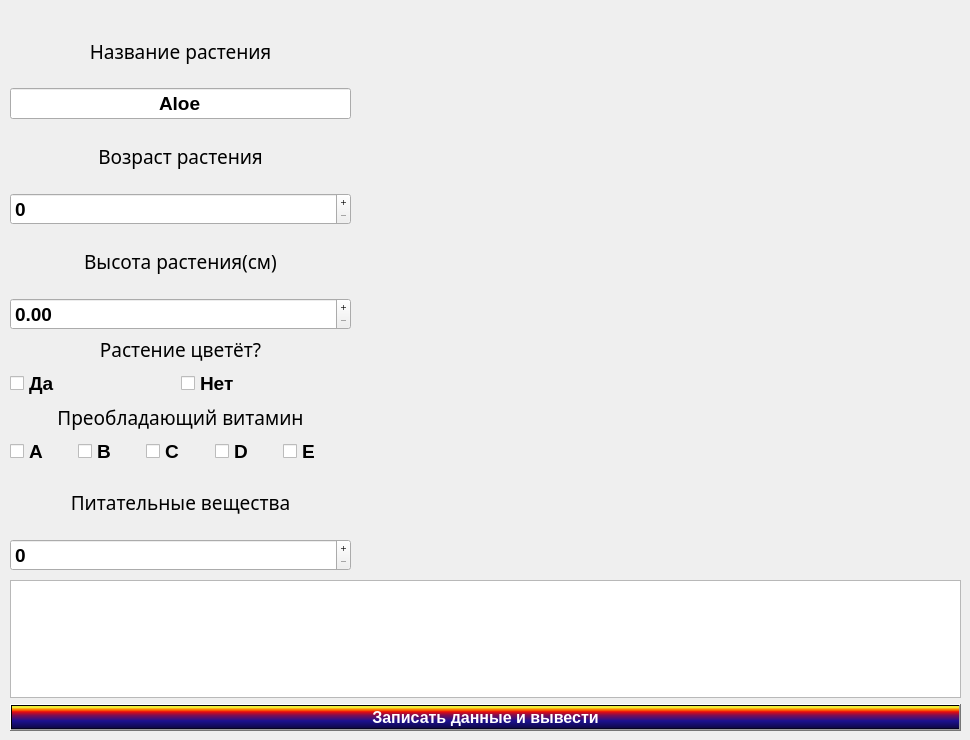
    <widget class="QWidget" name="page">
     <widget class="QLabel" name="label">
      <property name="geometry">
       <rect>
        <x>550</x>
        <y>20</y>
        <width>411</width>
        <height>481</height>
       </rect>
      </property>
      <property name="autoFillBackground">
       <bool>false</bool>
      </property>
      <property name="styleSheet">
       <string notr="true">border-image: url(:/new/image/plant/aloe.jpg);</string>
      </property>
      <property name="frameShape">
       <enum>QFrame::NoFrame</enum>
      </property>
      <property name="frameShadow">
       <enum>QFrame::Sunken</enum>
      </property>
      <property name="lineWidth">
       <number>0</number>
      </property>
      <property name="midLineWidth">
       <number>0</number>
      </property>
      <property name="text">
       <string/>
      </property>
      <property name="scaledContents">
       <bool>false</bool>
      </property>
     </widget>
     <widget class="QPushButton" name="nextButton">
      <property name="geometry">
       <rect>
        <x>860</x>
        <y>520</y>
        <width>101</width>
        <height>41</height>
       </rect>
      </property>
      <property name="text">
       <string/>
      </property>
      <property name="icon">
       <iconset resource="res.qrc">
        <normaloff>:/new/image/plant/next.png</normaloff>:/new/image/plant/next.png</iconset>
      </property>
      <property name="iconSize">
       <size>
        <width>100</width>
        <height>80</height>
       </size>
      </property>
      <property name="flat">
       <bool>true</bool>
      </property>
     </widget>
     <widget class="QWidget" name="verticalLayoutWidget_5">
      <property name="geometry">
       <rect>
        <x>10</x>
        <y>20</y>
        <width>341</width>
        <height>551</height>
       </rect>
      </property>
      <layout class="QVBoxLayout" name="verticalLayout_5" stretch="0,0,0,0,0,0">
       <property name="spacing">
        <number>6</number>
       </property>
       <property name="leftMargin">
        <number>0</number>
       </property>
       <item>
        <layout class="QVBoxLayout" name="verticalLayout">
         <item>
          <widget class="QLabel" name="label_2">
           <property name="font">
            <font>
             <family>Waree</family>
             <pointsize>14</pointsize>
             <bold>false</bold>
            </font>
           </property>
           <property name="text">
            <string>Название растения</string>
           </property>
           <property name="alignment">
            <set>Qt::AlignCenter</set>
           </property>
          </widget>
         </item>
         <item>
          <widget class="QLineEdit" name="nameEdit">
           <property name="font">
            <font>
             <pointsize>14</pointsize>
             <bold>true</bold>
            </font>
           </property>
           <property name="text">
            <string>Aloe</string>
           </property>
           <property name="alignment">
            <set>Qt::AlignCenter</set>
           </property>
           <property name="readOnly">
            <bool>true</bool>
           </property>
          </widget>
         </item>
        </layout>
       </item>
       <item>
        <layout class="QVBoxLayout" name="verticalLayout_2">
         <item>
          <widget class="QLabel" name="label_3">
           <property name="font">
            <font>
             <family>Waree</family>
             <pointsize>14</pointsize>
             <bold>false</bold>
            </font>
           </property>
           <property name="text">
            <string>Возраст растения</string>
           </property>
           <property name="alignment">
            <set>Qt::AlignCenter</set>
           </property>
          </widget>
         </item>
         <item>
          <widget class="QSpinBox" name="ageBox">
           <property name="font">
            <font>
             <pointsize>14</pointsize>
             <bold>true</bold>
            </font>
           </property>
           <property name="buttonSymbols">
            <enum>QAbstractSpinBox::PlusMinus</enum>
           </property>
           <property name="maximum">
            <number>9999</number>
           </property>
          </widget>
         </item>
        </layout>
       </item>
       <item>
        <layout class="QVBoxLayout" name="verticalLayout_3">
         <item>
          <widget class="QLabel" name="label_4">
           <property name="font">
            <font>
             <family>Waree</family>
             <pointsize>14</pointsize>
             <bold>false</bold>
            </font>
           </property>
           <property name="text">
            <string>Высота растения(см)</string>
           </property>
           <property name="alignment">
            <set>Qt::AlignCenter</set>
           </property>
          </widget>
         </item>
         <item>
          <widget class="QDoubleSpinBox" name="heightBox">
           <property name="font">
            <font>
             <pointsize>14</pointsize>
             <bold>true</bold>
            </font>
           </property>
           <property name="buttonSymbols">
            <enum>QAbstractSpinBox::PlusMinus</enum>
           </property>
           <property name="maximum">
            <double>99999.990000000005239</double>
           </property>
          </widget>
         </item>
        </layout>
       </item>
       <item>
        <layout class="QVBoxLayout" name="verticalLayout_4">
         <item>
          <widget class="QLabel" name="label_5">
           <property name="sizePolicy">
            <sizepolicy hsizetype="Preferred" vsizetype="Fixed">
             <horstretch>0</horstretch>
             <verstretch>0</verstretch>
            </sizepolicy>
           </property>
           <property name="font">
            <font>
             <family>Waree</family>
             <pointsize>14</pointsize>
             <bold>false</bold>
            </font>
           </property>
           <property name="text">
            <string>Растение цветёт?</string>
           </property>
           <property name="alignment">
            <set>Qt::AlignCenter</set>
           </property>
          </widget>
         </item>
         <item>
          <layout class="QHBoxLayout" name="horizontalLayout">
           <property name="spacing">
            <number>0</number>
           </property>
           <property name="sizeConstraint">
            <enum>QLayout::SetDefaultConstraint</enum>
           </property>
           <item>
            <widget class="QCheckBox" name="yesBox">
             <property name="sizePolicy">
              <sizepolicy hsizetype="Minimum" vsizetype="Fixed">
               <horstretch>0</horstretch>
               <verstretch>0</verstretch>
              </sizepolicy>
             </property>
             <property name="font">
              <font>
               <pointsize>14</pointsize>
               <bold>true</bold>
              </font>
             </property>
             <property name="text">
              <string>Да</string>
             </property>
             <attribute name="buttonGroup">
              <string notr="true">buttonGroup</string>
             </attribute>
            </widget>
           </item>
           <item>
            <widget class="QCheckBox" name="noBox">
             <property name="sizePolicy">
              <sizepolicy hsizetype="Preferred" vsizetype="Fixed">
               <horstretch>0</horstretch>
               <verstretch>0</verstretch>
              </sizepolicy>
             </property>
             <property name="font">
              <font>
               <pointsize>14</pointsize>
               <bold>true</bold>
              </font>
             </property>
             <property name="text">
              <string>Нет</string>
             </property>
             <attribute name="buttonGroup">
              <string notr="true">buttonGroup</string>
             </attribute>
            </widget>
           </item>
          </layout>
         </item>
        </layout>
       </item>
       <item>
        <layout class="QVBoxLayout" name="verticalLayout_6">
         <item>
          <widget class="QLabel" name="label_6">
           <property name="sizePolicy">
            <sizepolicy hsizetype="Preferred" vsizetype="Fixed">
             <horstretch>0</horstretch>
             <verstretch>0</verstretch>
            </sizepolicy>
           </property>
           <property name="font">
            <font>
             <family>Waree</family>
             <pointsize>14</pointsize>
             <bold>false</bold>
            </font>
           </property>
           <property name="text">
            <string>Преобладающий витамин</string>
           </property>
           <property name="alignment">
            <set>Qt::AlignCenter</set>
           </property>
          </widget>
         </item>
         <item>
          <layout class="QHBoxLayout" name="horizontalLayout_2">
           <property name="spacing">
            <number>0</number>
           </property>
           <property name="sizeConstraint">
            <enum>QLayout::SetDefaultConstraint</enum>
           </property>
           <item>
            <widget class="QCheckBox" name="aBox">
             <property name="sizePolicy">
              <sizepolicy hsizetype="Minimum" vsizetype="Fixed">
               <horstretch>0</horstretch>
               <verstretch>0</verstretch>
              </sizepolicy>
             </property>
             <property name="font">
              <font>
               <pointsize>14</pointsize>
               <bold>true</bold>
              </font>
             </property>
             <property name="text">
              <string>A</string>
             </property>
             <attribute name="buttonGroup">
              <string notr="true">buttonGroup_2</string>
             </attribute>
            </widget>
           </item>
           <item>
            <widget class="QCheckBox" name="bBox">
             <property name="sizePolicy">
              <sizepolicy hsizetype="Minimum" vsizetype="Fixed">
               <horstretch>0</horstretch>
               <verstretch>0</verstretch>
              </sizepolicy>
             </property>
             <property name="font">
              <font>
               <pointsize>14</pointsize>
               <bold>true</bold>
              </font>
             </property>
             <property name="text">
              <string>B</string>
             </property>
             <attribute name="buttonGroup">
              <string notr="true">buttonGroup_2</string>
             </attribute>
            </widget>
           </item>
           <item>
            <widget class="QCheckBox" name="cBox">
             <property name="sizePolicy">
              <sizepolicy hsizetype="Minimum" vsizetype="Fixed">
               <horstretch>0</horstretch>
               <verstretch>0</verstretch>
              </sizepolicy>
             </property>
             <property name="font">
              <font>
               <pointsize>14</pointsize>
               <bold>true</bold>
              </font>
             </property>
             <property name="text">
              <string>C</string>
             </property>
             <attribute name="buttonGroup">
              <string notr="true">buttonGroup_2</string>
             </attribute>
            </widget>
           </item>
           <item>
            <widget class="QCheckBox" name="dBox">
             <property name="sizePolicy">
              <sizepolicy hsizetype="Preferred" vsizetype="Fixed">
               <horstretch>0</horstretch>
               <verstretch>0</verstretch>
              </sizepolicy>
             </property>
             <property name="font">
              <font>
               <pointsize>14</pointsize>
               <bold>true</bold>
              </font>
             </property>
             <property name="text">
              <string>D</string>
             </property>
             <attribute name="buttonGroup">
              <string notr="true">buttonGroup_2</string>
             </attribute>
            </widget>
           </item>
           <item>
            <widget class="QCheckBox" name="eBox">
             <property name="sizePolicy">
              <sizepolicy hsizetype="Preferred" vsizetype="Fixed">
               <horstretch>0</horstretch>
               <verstretch>0</verstretch>
              </sizepolicy>
             </property>
             <property name="font">
              <font>
               <pointsize>14</pointsize>
               <bold>true</bold>
              </font>
             </property>
             <property name="text">
              <string>E</string>
             </property>
             <attribute name="buttonGroup">
              <string notr="true">buttonGroup_2</string>
             </attribute>
            </widget>
           </item>
          </layout>
         </item>
        </layout>
       </item>
       <item>
        <layout class="QVBoxLayout" name="verticalLayout_7">
         <item>
          <widget class="QLabel" name="label_7">
           <property name="font">
            <font>
             <family>Waree</family>
             <pointsize>14</pointsize>
             <bold>false</bold>
            </font>
           </property>
           <property name="text">
            <string>Питательные вещества</string>
           </property>
           <property name="alignment">
            <set>Qt::AlignCenter</set>
           </property>
          </widget>
         </item>
         <item>
          <widget class="QSpinBox" name="nutrientsBox">
           <property name="font">
            <font>
             <pointsize>14</pointsize>
             <bold>true</bold>
            </font>
           </property>
           <property name="buttonSymbols">
            <enum>QAbstractSpinBox::PlusMinus</enum>
           </property>
           <property name="maximum">
            <number>9999</number>
           </property>
          </widget>
         </item>
        </layout>
       </item>
      </layout>
     </widget>
     <widget class="QWidget" name="verticalLayoutWidget_8">
      <property name="geometry">
       <rect>
        <x>10</x>
        <y>580</y>
        <width>951</width>
        <height>151</height>
       </rect>
      </property>
      <layout class="QVBoxLayout" name="verticalLayout_8">
       <item>
        <widget class="QTextEdit" name="textEdit"/>
       </item>
       <item>
        <widget class="QPushButton" name="pushInputButton">
         <property name="font">
          <font>
           <pointsize>12</pointsize>
           <bold>true</bold>
          </font>
         </property>
         <property name="styleSheet">
          <string notr="true">background-color: qlineargradient(spread:pad, x1:0, y1:1, x2:0, y2:0, stop:0 rgba(0, 0, 0, 255), stop:0.05 rgba(14, 8, 73, 255), stop:0.36 rgba(28, 17, 145, 255), stop:0.6 rgba(126, 14, 81, 255), stop:0.75 rgba(234, 11, 11, 255), stop:0.79 rgba(244, 70, 5, 255), stop:0.86 rgba(255, 136, 0, 255), stop:0.935 rgba(239, 236, 55, 255));
color: rgb(255, 255, 255);</string>
         </property>
         <property name="text">
          <string>Записать данные и вывести</string>
         </property>
        </widget>
       </item>
      </layout>
     </widget>
    </widget>
